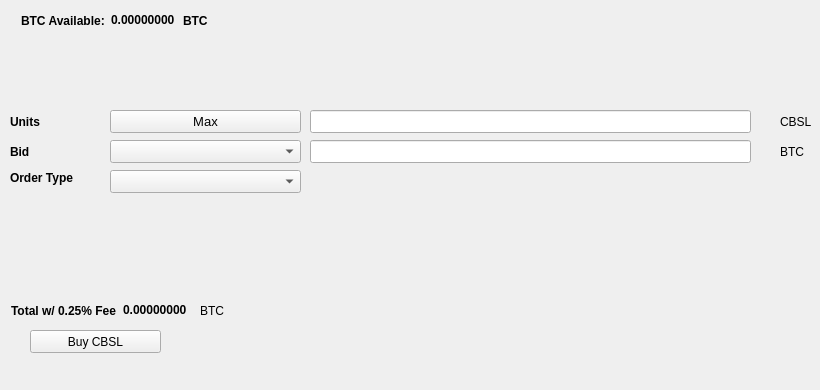
   <widget class="QWidget" name="BuyTab">
    <attribute name="title">
     <string>Buy</string>
    </attribute>
    <widget class="QPushButton" name="BuyCBSL">
     <property name="geometry">
      <rect>
       <x>30</x>
       <y>330</y>
       <width>131</width>
       <height>23</height>
      </rect>
     </property>
     <property name="text">
      <string>Buy CBSL</string>
     </property>
     <property name="icon">
      <iconset resource="../CBSL.qrc">
       <normaloff>:/icons/bitcoin</normaloff>:/icons/bitcoin</iconset>
     </property>
    </widget>
    <widget class="QLabel" name="label_3">
     <property name="geometry">
      <rect>
       <x>10</x>
       <y>110</y>
       <width>46</width>
       <height>23</height>
      </rect>
     </property>
     <property name="font">
      <font>
       <weight>75</weight>
       <bold>true</bold>
      </font>
     </property>
     <property name="text">
      <string>Units</string>
     </property>
    </widget>
    <widget class="QLineEdit" name="UnitsInput">
     <property name="geometry">
      <rect>
       <x>310</x>
       <y>110</y>
       <width>441</width>
       <height>23</height>
      </rect>
     </property>
     <property name="font">
      <font>
       <pointsize>9</pointsize>
       <weight>75</weight>
       <bold>true</bold>
      </font>
     </property>
    </widget>
    <widget class="QLineEdit" name="BuyBidPriceEdit">
     <property name="geometry">
      <rect>
       <x>310</x>
       <y>140</y>
       <width>441</width>
       <height>23</height>
      </rect>
     </property>
     <property name="font">
      <font>
       <pointsize>9</pointsize>
       <weight>75</weight>
       <bold>true</bold>
      </font>
     </property>
    </widget>
    <widget class="QLabel" name="label_4">
     <property name="geometry">
      <rect>
       <x>780</x>
       <y>110</y>
       <width>31</width>
       <height>23</height>
      </rect>
     </property>
     <property name="text">
      <string>CBSL</string>
     </property>
    </widget>
    <widget class="QLabel" name="label_5">
     <property name="geometry">
      <rect>
       <x>780</x>
       <y>140</y>
       <width>31</width>
       <height>23</height>
      </rect>
     </property>
     <property name="text">
      <string>BTC</string>
     </property>
    </widget>
    <widget class="QLabel" name="label_6">
     <property name="geometry">
      <rect>
       <x>10</x>
       <y>140</y>
       <width>46</width>
       <height>23</height>
      </rect>
     </property>
     <property name="font">
      <font>
       <weight>75</weight>
       <bold>true</bold>
      </font>
     </property>
     <property name="text">
      <string>Bid</string>
     </property>
    </widget>
    <widget class="QLabel" name="label_7">
     <property name="geometry">
      <rect>
       <x>10</x>
       <y>170</y>
       <width>91</width>
       <height>16</height>
      </rect>
     </property>
     <property name="font">
      <font>
       <weight>75</weight>
       <bold>true</bold>
      </font>
     </property>
     <property name="text">
      <string>Order Type</string>
     </property>
    </widget>
    <widget class="QPushButton" name="Buy_Max_Amount">
     <property name="geometry">
      <rect>
       <x>110</x>
       <y>110</y>
       <width>191</width>
       <height>23</height>
      </rect>
     </property>
     <property name="font">
      <font>
       <pointsize>10</pointsize>
      </font>
     </property>
     <property name="text">
      <string>Max</string>
     </property>
    </widget>
    <widget class="QComboBox" name="BuyBidcomboBox">
     <property name="geometry">
      <rect>
       <x>110</x>
       <y>140</y>
       <width>191</width>
       <height>23</height>
      </rect>
     </property>
     <property name="font">
      <font>
       <pointsize>10</pointsize>
      </font>
     </property>
    </widget>
    <widget class="QComboBox" name="buyOrdertypeCombo">
     <property name="geometry">
      <rect>
       <x>110</x>
       <y>170</y>
       <width>191</width>
       <height>23</height>
      </rect>
     </property>
     <property name="font">
      <font>
       <pointsize>10</pointsize>
      </font>
     </property>
    </widget>
    <widget class="QWidget" name="layoutWidget1">
     <property name="geometry">
      <rect>
       <x>21</x>
       <y>11</y>
       <width>227</width>
       <height>19</height>
      </rect>
     </property>
     <layout class="QHBoxLayout" name="horizontalLayout_3">
      <item>
       <widget class="QLabel" name="label232">
        <property name="font">
         <font>
          <weight>75</weight>
          <bold>true</bold>
         </font>
        </property>
        <property name="text">
         <string>BTC Available:</string>
        </property>
       </widget>
      </item>
      <item>
       <widget class="QLabel" name="BtcAvailableLbl">
        <property name="palette">
         <palette>
          <active>
           <colorrole role="WindowText">
            <brush brushstyle="SolidPattern">
             <color alpha="255">
              <red>0</red>
              <green>0</green>
              <blue>0</blue>
             </color>
            </brush>
           </colorrole>
           <colorrole role="Button">
            <brush brushstyle="SolidPattern">
             <color alpha="255">
              <red>0</red>
              <green>170</green>
              <blue>0</blue>
             </color>
            </brush>
           </colorrole>
           <colorrole role="Light">
            <brush brushstyle="SolidPattern">
             <color alpha="255">
              <red>0</red>
              <green>255</green>
              <blue>0</blue>
             </color>
            </brush>
           </colorrole>
           <colorrole role="Midlight">
            <brush brushstyle="SolidPattern">
             <color alpha="255">
              <red>0</red>
              <green>212</green>
              <blue>0</blue>
             </color>
            </brush>
           </colorrole>
           <colorrole role="Dark">
            <brush brushstyle="SolidPattern">
             <color alpha="255">
              <red>0</red>
              <green>85</green>
              <blue>0</blue>
             </color>
            </brush>
           </colorrole>
           <colorrole role="Mid">
            <brush brushstyle="SolidPattern">
             <color alpha="255">
              <red>0</red>
              <green>113</green>
              <blue>0</blue>
             </color>
            </brush>
           </colorrole>
           <colorrole role="Text">
            <brush brushstyle="SolidPattern">
             <color alpha="255">
              <red>0</red>
              <green>170</green>
              <blue>0</blue>
             </color>
            </brush>
           </colorrole>
           <colorrole role="BrightText">
            <brush brushstyle="SolidPattern">
             <color alpha="255">
              <red>255</red>
              <green>255</green>
              <blue>255</blue>
             </color>
            </brush>
           </colorrole>
           <colorrole role="ButtonText">
            <brush brushstyle="SolidPattern">
             <color alpha="255">
              <red>0</red>
              <green>0</green>
              <blue>0</blue>
             </color>
            </brush>
           </colorrole>
           <colorrole role="Base">
            <brush brushstyle="SolidPattern">
             <color alpha="255">
              <red>255</red>
              <green>255</green>
              <blue>255</blue>
             </color>
            </brush>
           </colorrole>
           <colorrole role="Window">
            <brush brushstyle="SolidPattern">
             <color alpha="255">
              <red>0</red>
              <green>170</green>
              <blue>0</blue>
             </color>
            </brush>
           </colorrole>
           <colorrole role="Shadow">
            <brush brushstyle="SolidPattern">
             <color alpha="255">
              <red>0</red>
              <green>0</green>
              <blue>0</blue>
             </color>
            </brush>
           </colorrole>
           <colorrole role="AlternateBase">
            <brush brushstyle="SolidPattern">
             <color alpha="255">
              <red>127</red>
              <green>212</green>
              <blue>127</blue>
             </color>
            </brush>
           </colorrole>
           <colorrole role="ToolTipBase">
            <brush brushstyle="SolidPattern">
             <color alpha="255">
              <red>255</red>
              <green>255</green>
              <blue>220</blue>
             </color>
            </brush>
           </colorrole>
           <colorrole role="ToolTipText">
            <brush brushstyle="SolidPattern">
             <color alpha="255">
              <red>0</red>
              <green>0</green>
              <blue>0</blue>
             </color>
            </brush>
           </colorrole>
          </active>
          <inactive>
           <colorrole role="WindowText">
            <brush brushstyle="SolidPattern">
             <color alpha="255">
              <red>0</red>
              <green>0</green>
              <blue>0</blue>
             </color>
            </brush>
           </colorrole>
           <colorrole role="Button">
            <brush brushstyle="SolidPattern">
             <color alpha="255">
              <red>0</red>
              <green>170</green>
              <blue>0</blue>
             </color>
            </brush>
           </colorrole>
           <colorrole role="Light">
            <brush brushstyle="SolidPattern">
             <color alpha="255">
              <red>0</red>
              <green>255</green>
              <blue>0</blue>
             </color>
            </brush>
           </colorrole>
           <colorrole role="Midlight">
            <brush brushstyle="SolidPattern">
             <color alpha="255">
              <red>0</red>
              <green>212</green>
              <blue>0</blue>
             </color>
            </brush>
           </colorrole>
           <colorrole role="Dark">
            <brush brushstyle="SolidPattern">
             <color alpha="255">
              <red>0</red>
              <green>85</green>
              <blue>0</blue>
             </color>
            </brush>
           </colorrole>
           <colorrole role="Mid">
            <brush brushstyle="SolidPattern">
             <color alpha="255">
              <red>0</red>
              <green>113</green>
              <blue>0</blue>
             </color>
            </brush>
           </colorrole>
           <colorrole role="Text">
            <brush brushstyle="SolidPattern">
             <color alpha="255">
              <red>0</red>
              <green>170</green>
              <blue>0</blue>
             </color>
            </brush>
           </colorrole>
           <colorrole role="BrightText">
            <brush brushstyle="SolidPattern">
             <color alpha="255">
              <red>255</red>
              <green>255</green>
              <blue>255</blue>
             </color>
            </brush>
           </colorrole>
           <colorrole role="ButtonText">
            <brush brushstyle="SolidPattern">
             <color alpha="255">
              <red>0</red>
              <green>0</green>
              <blue>0</blue>
             </color>
            </brush>
           </colorrole>
           <colorrole role="Base">
            <brush brushstyle="SolidPattern">
             <color alpha="255">
              <red>255</red>
              <green>255</green>
              <blue>255</blue>
             </color>
            </brush>
           </colorrole>
           <colorrole role="Window">
            <brush brushstyle="SolidPattern">
             <color alpha="255">
              <red>0</red>
              <green>170</green>
              <blue>0</blue>
             </color>
            </brush>
           </colorrole>
           <colorrole role="Shadow">
            <brush brushstyle="SolidPattern">
             <color alpha="255">
              <red>0</red>
              <green>0</green>
              <blue>0</blue>
             </color>
            </brush>
           </colorrole>
           <colorrole role="AlternateBase">
            <brush brushstyle="SolidPattern">
             <color alpha="255">
              <red>127</red>
              <green>212</green>
              <blue>127</blue>
             </color>
            </brush>
           </colorrole>
           <colorrole role="ToolTipBase">
            <brush brushstyle="SolidPattern">
             <color alpha="255">
              <red>255</red>
              <green>255</green>
              <blue>220</blue>
             </color>
            </brush>
           </colorrole>
           <colorrole role="ToolTipText">
            <brush brushstyle="SolidPattern">
             <color alpha="255">
              <red>0</red>
              <green>0</green>
              <blue>0</blue>
             </color>
            </brush>
           </colorrole>
          </inactive>
          <disabled>
           <colorrole role="WindowText">
            <brush brushstyle="SolidPattern">
             <color alpha="255">
              <red>0</red>
              <green>85</green>
              <blue>0</blue>
             </color>
            </brush>
           </colorrole>
           <colorrole role="Button">
            <brush brushstyle="SolidPattern">
             <color alpha="255">
              <red>0</red>
              <green>170</green>
              <blue>0</blue>
             </color>
            </brush>
           </colorrole>
           <colorrole role="Light">
            <brush brushstyle="SolidPattern">
             <color alpha="255">
              <red>0</red>
              <green>255</green>
              <blue>0</blue>
             </color>
            </brush>
           </colorrole>
           <colorrole role="Midlight">
            <brush brushstyle="SolidPattern">
             <color alpha="255">
              <red>0</red>
              <green>212</green>
              <blue>0</blue>
             </color>
            </brush>
           </colorrole>
           <colorrole role="Dark">
            <brush brushstyle="SolidPattern">
             <color alpha="255">
              <red>0</red>
              <green>85</green>
              <blue>0</blue>
             </color>
            </brush>
           </colorrole>
           <colorrole role="Mid">
            <brush brushstyle="SolidPattern">
             <color alpha="255">
              <red>0</red>
              <green>113</green>
              <blue>0</blue>
             </color>
            </brush>
           </colorrole>
           <colorrole role="Text">
            <brush brushstyle="SolidPattern">
             <color alpha="255">
              <red>0</red>
              <green>85</green>
              <blue>0</blue>
             </color>
            </brush>
           </colorrole>
           <colorrole role="BrightText">
            <brush brushstyle="SolidPattern">
             <color alpha="255">
              <red>255</red>
              <green>255</green>
              <blue>255</blue>
             </color>
            </brush>
           </colorrole>
           <colorrole role="ButtonText">
            <brush brushstyle="SolidPattern">
             <color alpha="255">
              <red>0</red>
              <green>85</green>
              <blue>0</blue>
             </color>
            </brush>
           </colorrole>
           <colorrole role="Base">
            <brush brushstyle="SolidPattern">
             <color alpha="255">
              <red>0</red>
              <green>170</green>
              <blue>0</blue>
             </color>
            </brush>
           </colorrole>
           <colorrole role="Window">
            <brush brushstyle="SolidPattern">
             <color alpha="255">
              <red>0</red>
              <green>170</green>
              <blue>0</blue>
             </color>
            </brush>
           </colorrole>
           <colorrole role="Shadow">
            <brush brushstyle="SolidPattern">
             <color alpha="255">
              <red>0</red>
              <green>0</green>
              <blue>0</blue>
             </color>
            </brush>
           </colorrole>
           <colorrole role="AlternateBase">
            <brush brushstyle="SolidPattern">
             <color alpha="255">
              <red>0</red>
              <green>170</green>
              <blue>0</blue>
             </color>
            </brush>
           </colorrole>
           <colorrole role="ToolTipBase">
            <brush brushstyle="SolidPattern">
             <color alpha="255">
              <red>255</red>
              <green>255</green>
              <blue>220</blue>
             </color>
            </brush>
           </colorrole>
           <colorrole role="ToolTipText">
            <brush brushstyle="SolidPattern">
             <color alpha="255">
              <red>0</red>
              <green>0</green>
              <blue>0</blue>
             </color>
            </brush>
           </colorrole>
          </disabled>
         </palette>
        </property>
        <property name="font">
         <font>
          <weight>75</weight>
          <bold>true</bold>
         </font>
        </property>
        <property name="text">
         <string>0.00000000</string>
        </property>
        <property name="textInteractionFlags">
         <set>Qt::LinksAccessibleByMouse|Qt::TextSelectableByKeyboard|Qt::TextSelectableByMouse</set>
        </property>
       </widget>
      </item>
      <item>
       <widget class="QLabel" name="BtcAvailableLbl_2">
        <property name="font">
         <font>
          <weight>75</weight>
          <bold>true</bold>
         </font>
        </property>
        <property name="text">
         <string>BTC</string>
        </property>
       </widget>
      </item>
     </layout>
    </widget>
    <widget class="QWidget" name="layoutWidge2">
     <property name="geometry">
      <rect>
       <x>11</x>
       <y>301</y>
       <width>259</width>
       <height>19</height>
      </rect>
     </property>
     <layout class="QHBoxLayout" name="horizontalLayout_4">
      <item>
       <widget class="QLabel" name="label_9">
        <property name="font">
         <font>
          <weight>75</weight>
          <bold>true</bold>
         </font>
        </property>
        <property name="text">
         <string>Total w/ 0.25% Fee</string>
        </property>
       </widget>
      </item>
      <item>
       <widget class="QLabel" name="BuyCostLabel">
        <property name="palette">
         <palette>
          <active>
           <colorrole role="WindowText">
            <brush brushstyle="SolidPattern">
             <color alpha="255">
              <red>0</red>
              <green>0</green>
              <blue>0</blue>
             </color>
            </brush>
           </colorrole>
           <colorrole role="Button">
            <brush brushstyle="SolidPattern">
             <color alpha="255">
              <red>0</red>
              <green>170</green>
              <blue>0</blue>
             </color>
            </brush>
           </colorrole>
           <colorrole role="Light">
            <brush brushstyle="SolidPattern">
             <color alpha="255">
              <red>0</red>
              <green>255</green>
              <blue>0</blue>
             </color>
            </brush>
           </colorrole>
           <colorrole role="Midlight">
            <brush brushstyle="SolidPattern">
             <color alpha="255">
              <red>0</red>
              <green>212</green>
              <blue>0</blue>
             </color>
            </brush>
           </colorrole>
           <colorrole role="Dark">
            <brush brushstyle="SolidPattern">
             <color alpha="255">
              <red>0</red>
              <green>85</green>
              <blue>0</blue>
             </color>
            </brush>
           </colorrole>
           <colorrole role="Mid">
            <brush brushstyle="SolidPattern">
             <color alpha="255">
              <red>0</red>
              <green>113</green>
              <blue>0</blue>
             </color>
            </brush>
           </colorrole>
           <colorrole role="Text">
            <brush brushstyle="SolidPattern">
             <color alpha="255">
              <red>0</red>
              <green>170</green>
              <blue>0</blue>
             </color>
            </brush>
           </colorrole>
           <colorrole role="BrightText">
            <brush brushstyle="SolidPattern">
             <color alpha="255">
              <red>255</red>
              <green>255</green>
              <blue>255</blue>
             </color>
            </brush>
           </colorrole>
           <colorrole role="ButtonText">
            <brush brushstyle="SolidPattern">
             <color alpha="255">
              <red>0</red>
              <green>0</green>
              <blue>0</blue>
             </color>
            </brush>
           </colorrole>
           <colorrole role="Base">
            <brush brushstyle="SolidPattern">
             <color alpha="255">
              <red>255</red>
              <green>255</green>
              <blue>255</blue>
             </color>
            </brush>
           </colorrole>
           <colorrole role="Window">
            <brush brushstyle="SolidPattern">
             <color alpha="255">
              <red>0</red>
              <green>170</green>
              <blue>0</blue>
             </color>
            </brush>
           </colorrole>
           <colorrole role="Shadow">
            <brush brushstyle="SolidPattern">
             <color alpha="255">
              <red>0</red>
              <green>0</green>
              <blue>0</blue>
             </color>
            </brush>
           </colorrole>
           <colorrole role="AlternateBase">
            <brush brushstyle="SolidPattern">
             <color alpha="255">
              <red>127</red>
              <green>212</green>
              <blue>127</blue>
             </color>
            </brush>
           </colorrole>
           <colorrole role="ToolTipBase">
            <brush brushstyle="SolidPattern">
             <color alpha="255">
              <red>255</red>
              <green>255</green>
              <blue>220</blue>
             </color>
            </brush>
           </colorrole>
           <colorrole role="ToolTipText">
            <brush brushstyle="SolidPattern">
             <color alpha="255">
              <red>0</red>
              <green>0</green>
              <blue>0</blue>
             </color>
            </brush>
           </colorrole>
          </active>
          <inactive>
           <colorrole role="WindowText">
            <brush brushstyle="SolidPattern">
             <color alpha="255">
              <red>0</red>
              <green>0</green>
              <blue>0</blue>
             </color>
            </brush>
           </colorrole>
           <colorrole role="Button">
            <brush brushstyle="SolidPattern">
             <color alpha="255">
              <red>0</red>
              <green>170</green>
              <blue>0</blue>
             </color>
            </brush>
           </colorrole>
           <colorrole role="Light">
            <brush brushstyle="SolidPattern">
             <color alpha="255">
              <red>0</red>
              <green>255</green>
              <blue>0</blue>
             </color>
            </brush>
           </colorrole>
           <colorrole role="Midlight">
            <brush brushstyle="SolidPattern">
             <color alpha="255">
              <red>0</red>
              <green>212</green>
              <blue>0</blue>
             </color>
            </brush>
           </colorrole>
           <colorrole role="Dark">
            <brush brushstyle="SolidPattern">
             <color alpha="255">
              <red>0</red>
              <green>85</green>
              <blue>0</blue>
             </color>
            </brush>
           </colorrole>
           <colorrole role="Mid">
            <brush brushstyle="SolidPattern">
             <color alpha="255">
              <red>0</red>
              <green>113</green>
              <blue>0</blue>
             </color>
            </brush>
           </colorrole>
           <colorrole role="Text">
            <brush brushstyle="SolidPattern">
             <color alpha="255">
              <red>0</red>
              <green>170</green>
              <blue>0</blue>
             </color>
            </brush>
           </colorrole>
           <colorrole role="BrightText">
            <brush brushstyle="SolidPattern">
             <color alpha="255">
              <red>255</red>
              <green>255</green>
              <blue>255</blue>
             </color>
            </brush>
           </colorrole>
           <colorrole role="ButtonText">
            <brush brushstyle="SolidPattern">
             <color alpha="255">
              <red>0</red>
              <green>0</green>
              <blue>0</blue>
             </color>
            </brush>
           </colorrole>
           <colorrole role="Base">
            <brush brushstyle="SolidPattern">
             <color alpha="255">
              <red>255</red>
              <green>255</green>
              <blue>255</blue>
             </color>
            </brush>
           </colorrole>
           <colorrole role="Window">
            <brush brushstyle="SolidPattern">
             <color alpha="255">
              <red>0</red>
              <green>170</green>
              <blue>0</blue>
             </color>
            </brush>
           </colorrole>
           <colorrole role="Shadow">
            <brush brushstyle="SolidPattern">
             <color alpha="255">
              <red>0</red>
              <green>0</green>
              <blue>0</blue>
             </color>
            </brush>
           </colorrole>
           <colorrole role="AlternateBase">
            <brush brushstyle="SolidPattern">
             <color alpha="255">
              <red>127</red>
              <green>212</green>
              <blue>127</blue>
             </color>
            </brush>
           </colorrole>
           <colorrole role="ToolTipBase">
            <brush brushstyle="SolidPattern">
             <color alpha="255">
              <red>255</red>
              <green>255</green>
              <blue>220</blue>
             </color>
            </brush>
           </colorrole>
           <colorrole role="ToolTipText">
            <brush brushstyle="SolidPattern">
             <color alpha="255">
              <red>0</red>
              <green>0</green>
              <blue>0</blue>
             </color>
            </brush>
           </colorrole>
          </inactive>
          <disabled>
           <colorrole role="WindowText">
            <brush brushstyle="SolidPattern">
             <color alpha="255">
              <red>0</red>
              <green>85</green>
              <blue>0</blue>
             </color>
            </brush>
           </colorrole>
           <colorrole role="Button">
            <brush brushstyle="SolidPattern">
             <color alpha="255">
              <red>0</red>
              <green>170</green>
              <blue>0</blue>
             </color>
            </brush>
           </colorrole>
           <colorrole role="Light">
            <brush brushstyle="SolidPattern">
             <color alpha="255">
              <red>0</red>
              <green>255</green>
              <blue>0</blue>
             </color>
            </brush>
           </colorrole>
           <colorrole role="Midlight">
            <brush brushstyle="SolidPattern">
             <color alpha="255">
              <red>0</red>
              <green>212</green>
              <blue>0</blue>
             </color>
            </brush>
           </colorrole>
           <colorrole role="Dark">
            <brush brushstyle="SolidPattern">
             <color alpha="255">
              <red>0</red>
              <green>85</green>
              <blue>0</blue>
             </color>
            </brush>
           </colorrole>
           <colorrole role="Mid">
            <brush brushstyle="SolidPattern">
             <color alpha="255">
              <red>0</red>
              <green>113</green>
              <blue>0</blue>
             </color>
            </brush>
           </colorrole>
           <colorrole role="Text">
            <brush brushstyle="SolidPattern">
             <color alpha="255">
              <red>0</red>
              <green>85</green>
              <blue>0</blue>
             </color>
            </brush>
           </colorrole>
           <colorrole role="BrightText">
            <brush brushstyle="SolidPattern">
             <color alpha="255">
              <red>255</red>
              <green>255</green>
              <blue>255</blue>
             </color>
            </brush>
           </colorrole>
           <colorrole role="ButtonText">
            <brush brushstyle="SolidPattern">
             <color alpha="255">
              <red>0</red>
              <green>85</green>
              <blue>0</blue>
             </color>
            </brush>
           </colorrole>
           <colorrole role="Base">
            <brush brushstyle="SolidPattern">
             <color alpha="255">
              <red>0</red>
              <green>170</green>
              <blue>0</blue>
             </color>
            </brush>
           </colorrole>
           <colorrole role="Window">
            <brush brushstyle="SolidPattern">
             <color alpha="255">
              <red>0</red>
              <green>170</green>
              <blue>0</blue>
             </color>
            </brush>
           </colorrole>
           <colorrole role="Shadow">
            <brush brushstyle="SolidPattern">
             <color alpha="255">
              <red>0</red>
              <green>0</green>
              <blue>0</blue>
             </color>
            </brush>
           </colorrole>
           <colorrole role="AlternateBase">
            <brush brushstyle="SolidPattern">
             <color alpha="255">
              <red>0</red>
              <green>170</green>
              <blue>0</blue>
             </color>
            </brush>
           </colorrole>
           <colorrole role="ToolTipBase">
            <brush brushstyle="SolidPattern">
             <color alpha="255">
              <red>255</red>
              <green>255</green>
              <blue>220</blue>
             </color>
            </brush>
           </colorrole>
           <colorrole role="ToolTipText">
            <brush brushstyle="SolidPattern">
             <color alpha="255">
              <red>0</red>
              <green>0</green>
              <blue>0</blue>
             </color>
            </brush>
           </colorrole>
          </disabled>
         </palette>
        </property>
        <property name="font">
         <font>
          <weight>75</weight>
          <bold>true</bold>
         </font>
        </property>
        <property name="autoFillBackground">
         <bool>false</bool>
        </property>
        <property name="text">
         <string>0.00000000</string>
        </property>
        <property name="textInteractionFlags">
         <set>Qt::LinksAccessibleByMouse|Qt::TextSelectableByMouse</set>
        </property>
       </widget>
      </item>
      <item>
       <widget class="QLabel" name="label_10">
        <property name="font">
         <font>
          <weight>50</weight>
          <bold>false</bold>
         </font>
        </property>
        <property name="text">
         <string>BTC</string>
        </property>
       </widget>
      </item>
     </layout>
    </widget>
    <widget class="QLabel" name="label_24">
     <property name="geometry">
      <rect>
       <x>460</x>
       <y>300</y>
       <width>281</width>
       <height>81</height>
      </rect>
     </property>
     <property name="text">
      <string/>
     </property>
     <property name="pixmap">
      <pixmap>:/images/bittrex</pixmap>
     </property>
    </widget>
   </widget>
